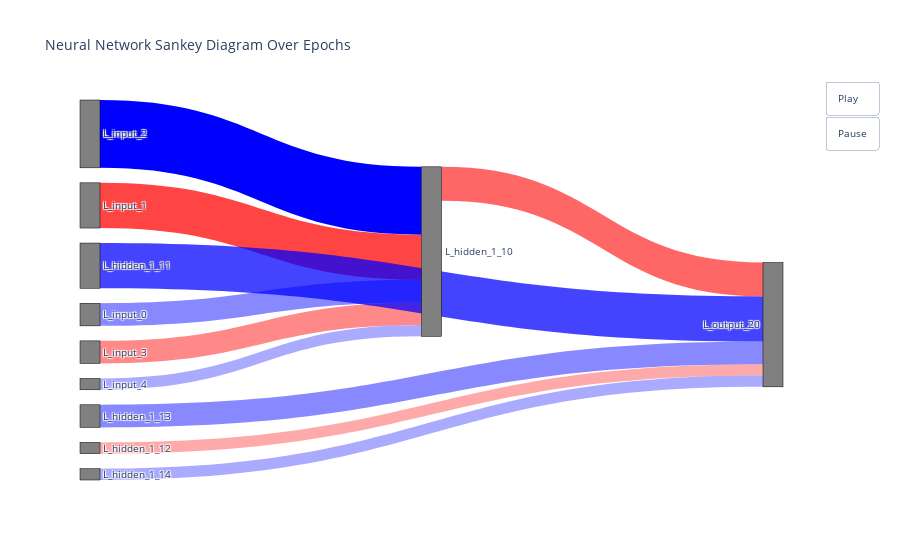

The code cell stored with this chart in its notebook:
### Code cell
import matplotlib.pyplot as plt
import networkx as nx
import numpy as np
from matplotlib.lines import Line2D
from matplotlib.patches import Patch
from mpl_toolkits.mplot3d import Axes3D  # Import for 3D plotting

# Assuming connections_df is your DataFrame
# Build the graph with edge attributes
G = nx.DiGraph()

# Populate the graph with nodes and edges
for _, row in connections_df.iterrows():
    source = f"{row['source_layer']}_n_{row['source_neuron']}"
    target = f"{row['target_layer']}_n_{row['target_neuron']}"
    weight = row['weight']
    G.add_edge(source, target, weight=weight)

# Generate 3D positions for nodes
pos = nx.spring_layout(G, k=0.8, seed=42, dim=3)  # Set 'dim=3' for 3D positions

# Set up 3D plot
fig = plt.figure(figsize=(12, 10))
ax = fig.add_subplot(111, projection='3d')

# Extract node positions
x_nodes = [pos[node][0] for node in G.nodes()]
y_nodes = [pos[node][1] for node in G.nodes()]
z_nodes = [pos[node][2] for node in G.nodes()]

# Get edge weights and normalize for edge width
weights = nx.get_edge_attributes(G, 'weight')
edge_weights = list(weights.values())
abs_edge_weights = [abs(w) for w in edge_weights]

# Normalize edge widths for visualization
max_width = 5
min_width = 0.5
edge_widths = [min_width + (max_width - min_width) * (abs(w) / max(abs_edge_weights)) for w in abs_edge_weights]

# Edge colors based on weight sign
edge_colors = ['red' if w > 0 else 'blue' for w in edge_weights]

# Draw nodes
ax.scatter(x_nodes, y_nodes, z_nodes, s=100, c='lightgray', edgecolors='k', depthshade=True)

# Draw edges
for i, (edge, weight) in enumerate(zip(G.edges(), edge_weights)):
    x = [pos[edge[0]][0], pos[edge[1]][0]]
    y = [pos[edge[0]][1], pos[edge[1]][1]]
    z = [pos[edge[0]][2], pos[edge[1]][2]]
    ax.plot(x, y, z, c=edge_colors[i], linewidth=edge_widths[i])

# Add node labels
for node in G.nodes():
    x, y, z = pos[node]
    ax.text(x, y, z, node, fontsize=8)

# Create a custom legend
legend_elements = [
    Line2D([0], [0], color='red', lw=2, label='Positive Weight'),
    Line2D([0], [0], color='blue', lw=2, label='Negative Weight'),
    Patch(facecolor='lightgray', edgecolor='k', label='Neuron')
]
ax.legend(handles=legend_elements, loc='best')

ax.set_title("3D Neural Network Graph with Edge Widths Representing Weight Magnitude")
ax.axis('off')  # Hide axes

# Optionally, adjust the viewing angle
ax.view_init(elev=20, azim=30)  # Adjust elevation and azimuthal angles

plt.show()

### Figure 1 — Plotly figure (JSON) as saved in the notebook; plotly's stock layout.template omitted (floating-point values rounded to 4 significant figures)
{"data": [{"arrangement": "snap", "link": {"color": ["rgba(0,0,255,0.46666666666666673)", "rgba(255,0,0,0.7333333333333334)", "rgba(0,0,255,1.0)", "rgba(255,0,0,0.46666666666666673)", "rgba(0,0,255,0.33333333333333337)", "rgba(255,0,0,0.6000000000000001)", "rgba(0,0,255,0.7333333333333334)", "rgba(255,0,0,0.33333333333333337)", "rgba(0,0,255,0.46666666666666673)", "rgba(0,0,255,0.33333333333333337)"], "customdata": [0.1, -0.2, 0.3, -0.1, 0.05, -0.15, 0.2, -0.05, 0.1, 0.05], "hovertemplate": "Source: %{source.label}<br />Target: %{target.label}<br />Weight: %{customdata}<extra></extra>", "source": [0, 1, 2, 3, 4, 5, 6, 7, 8, 9], "target": [5, 5, 5, 5, 5, 10, 10, 10, 10, 10], "value": [0.1, 0.2, 0.3, 0.1, 0.05, 0.15, 0.2, 0.05, 0.1, 0.05]}, "node": {"color": ["gray", "gray", "gray", "gray", "gray", "gray", "gray", "gray", "gray", "gray", "gray"], "label": ["L_input_0", "L_input_1", "L_input_2", "L_input_3", "L_input_4", "L_hidden_1_10", "L_hidden_1_11", "L_hidden_1_12", "L_hidden_1_13", "L_hidden_1_14", "L_output_20"], "line": {"color": "black", "width": 0.5}, "pad": 15, "thickness": 20}, "type": "sankey"}], "layout": {"font": {"size": 10}, "sliders": [{"active": 0, "currentvalue": {"prefix": "Epoch: ", "visible": true, "xanchor": "center"}, "pad": {"b": 10, "t": 50}, "steps": [{"args": [["0"], {"frame": {"duration": 500, "redraw": true}, "mode": "immediate", "transition": {"duration": 0}}], "label": "0", "method": "animate"}]}], "title": {"text": "Neural Network Sankey Diagram Over Epochs"}, "updatemenus": [{"buttons": [{"args": [null, {"frame": {"duration": 10, "redraw": true}, "fromcurrent": true, "mode": "immediate", "transition": {"duration": 0}}], "label": "Play", "method": "animate"}, {"args": [[null], {"frame": {"duration": 0, "redraw": true}, "mode": "immediate"}], "label": "Pause", "method": "animate"}], "pad": {"r": 10, "t": 0}, "showactive": false, "type": "buttons", "x": 1.15, "xanchor": "right", "y": 1.05, "yanchor": "top"}]}}
